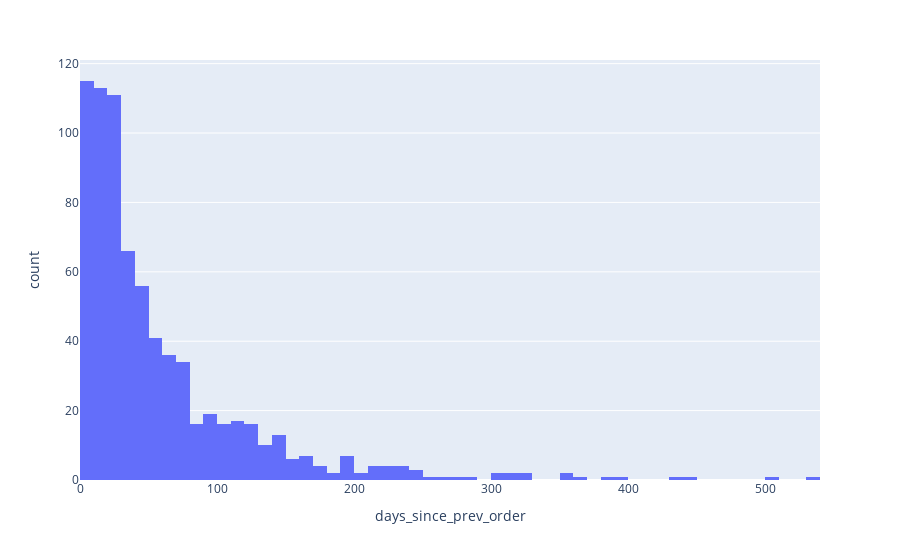

Notebook cell for this chart:
### Markdown cell above
plotly에서는 자기가 알아서 그려줌

### Code cell
import plotly.express as px 
fig = px.histogram(pd.read_sql_query(query, con = postgres_engine),x = 'days_since_prev_order',nbins=100)
fig.show()

### Figure 1 — Plotly figure (JSON) as saved in the notebook; plotly's stock layout.template omitted (floating-point values rounded to 4 significant figures; data arrays with more than 128 entries replaced by an {"elided": "..."} marker saying what was removed)
{"data": [{"alignmentgroup": "True", "bingroup": "x", "hovertemplate": "days_since_prev_order=%{x}<br>count=%{y}<extra></extra>", "legendgroup": "", "marker": {"color": "#636efa", "pattern": {"shape": ""}}, "name": "", "nbinsx": 100, "offsetgroup": "", "orientation": "v", "showlegend": false, "type": "histogram", "x": {"elided": "741 int values"}, "xaxis": "x", "yaxis": "y"}], "layout": {"barmode": "relative", "legend": {"tracegroupgap": 0}, "margin": {"t": 60}, "xaxis": {"anchor": "y", "domain": [0, 1], "title": {"text": "days_since_prev_order"}}, "yaxis": {"anchor": "x", "domain": [0, 1], "title": {"text": "count"}}}}
